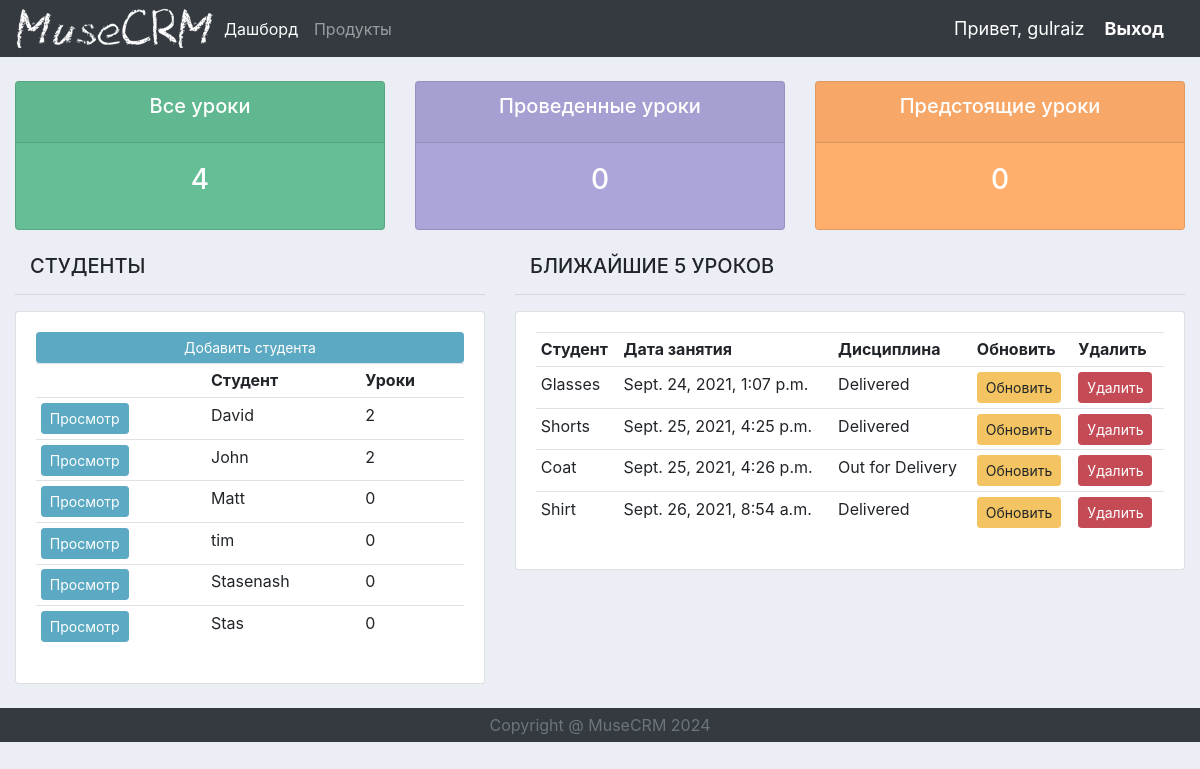
The app's page / (signed in) with its own data.
### accounts/models.py (models this page shows, shortened)
class Customer(models.Model):
    user = models.OneToOneField(User, blank=True, on_delete=models.CASCADE, null=True)
    name = models.CharField(max_length=200, null=True)
    phone = models.CharField(max_length=200, blank=True, null=True)
    email = models.CharField(max_length=200, blank=True, null=True)
    profile_pic = models.ImageField(default="placeholder2.png", blank=True, null=True)
    date_created = models.DateTimeField(auto_now_add=True, null=True)
    def orders(self):
        order_count = self.order_set.all().count()
        return str(order_count)

class Order(models.Model):
    STATUS = (
        ("Pending","Pending"),
        ("Out for Delivery","Out for Delivery"),
        ("Delivered","Delivered"),
    )
    customer = models.ForeignKey(Customer, null=True, on_delete=models.SET_NULL)
    product = models.ForeignKey(Product, null=True, on_delete=models.SET_NULL)
    date_created = models.DateTimeField(auto_now_add=True, null=True)
    status = models.CharField(max_length=200, null=True, choices=STATUS)
    note = models.CharField(max_length=1000, null=True)

class Product(models.Model):
    CATEGORY = (
        ("Sports","Sports"),
        ("Clothing","Clothing"),
    )
    name = models.CharField(max_length=200, null=True)
    price = models.FloatField(null=True)
    category = models.CharField(max_length=200, null=True, choices=CATEGORY)
    description = models.CharField(max_length=200, null=True, blank=True)
    date_created = models.DateTimeField(auto_now_add=True, null=True)
    tag = models.ManyToManyField(Tag)
    def __str__(self):
        return self.name

### accounts/decorators.py (the view)
    def wrapper_function(request, *args, **kwargs):
        group = None
        if request.user.groups.exists():
            group = request.user.groups.all()[0].name
        if group == "customer":
            return redirect("user")
        if group == "admin":
            return view_func(request, *args, **kwargs)

### accounts/views.py (called while the page is built)
@login_required(login_url='login')
@admin_only
def home(request):
    orders = Order.objects.all()
    total_orders = orders.count()
    orders_delivered = orders.filter(status="Доставлен").count()
    orders_pending = orders.filter(status="В процессе").count()
    customers = Customer.objects.all()
    total_customers = customers.count()
    context = {
        "orders":orders,
        "customers":customers,
        "total_orders":total_orders,
        "orders_delivered":orders_delivered,
        "orders_pending":orders_pending,
    }
    return render(request, "accounts/dashboard.html", context)

### accounts/templates/accounts/dashboard.html
{% extends "accounts/main.html" %}
{% block content %}
{% include "accounts/status.html" %}
<br>
<div class="row">
    <div class="col-md-5">
        <div class="col"><h5>СТУДЕНТЫ</h5></div>
        <hr>
        <div class="card card-body">
            <a class="btn btn-primary btn-sm btn-block" href="">Добавить студента</a>
            <table class="table table-sm">
                <tr>
                    <th></th>
                    <th>Студент</th>
                    <th>Уроки</th>
                </tr>
                {% for customer in customers %}
                    <tr>
                        <td><a class="btn btn-primary btn-sm" href="{% url 'customer' customer.id %}">Просмотр</a></td>
                        <td>{{ customer.name }}</td>
                        <td>{{ customer.orders }}</td>
                    </tr>
                {% endfor %}
            </table>
        </div>
    </div>
    <div class="col-md-7">
        <div class="col"><h5>БЛИЖАЙШИЕ 5 УРОКОВ</h5></div>
        <hr>
        <div class="card card-body">
            <table class="table table-sm">
                <tr>
                    <th>Студент</th>
                    <th>Дата занятия</th>
                    <th>Дисциплина</th>
                    <th>Обновить</th>
                    <th>Удалить</th>
                </tr>
                {% for order in orders %}
                    <tr>
                        <td>{{order.product}}</td>
                        <td>{{order.date_created}}</td>
                        <td>{{order.status}}</td>
                        <td><a class="btn btn-warning btn-sm" href="{% url 'update_order' order.id %}">Обновить</a></td>
                        <td><a class="btn btn-danger btn-sm" href="{% url 'delete_order' order.id %}">Удалить</a></td>
                    </tr>
                {% endfor %}
            </table>
        </div>
    </div>
</div>
{% endblock %}

### accounts/templates/accounts/main.html (shortened to what this page needs)
{% load static %}
<!DOCTYPE html>
<html lang="en">
  <head>
    <link rel="stylesheet" href="https://cdn.jsdelivr.net/npm/bootstrap@4.6.0/dist/css/bootstrap.min.css">
    <link rel="stylesheet" href="{% static './css/main.css' %}">
  </head>
  <body>
    {% include 'accounts/navbar.html' %}
    <div class="container-fluid">
      {% block content %}
      {% endblock content %}
    </div>
    <br>
	  {% include 'accounts/footer.html' %}
  </body>
</html>

### accounts/templates/accounts/navbar.html (shortened to what this page needs)
{% load static %}
<nav class="navbar navbar-expand-lg navbar-dark bg-dark">
  <img src="{% static './images/CRM.png' %}">
  <div class="collapse navbar-collapse" id="navbarNav">
    <ul class="navbar-nav">
      {% if request.user.is_staff %}
      <li class="nav-item active">
        <a class="nav-link" href="{% url 'home' %}">Дашборд</a>
      </li>
      <li class="nav-item">
        <a class="nav-link" href="{% url 'products' %}">Продукты</a>
      </li>
      {% else %}
      <li class="nav-item">
        <a class="settings nav-link" href="{% url 'account' %}">Настройки</a>
      </li>
      {% endif %}
    </ul>
  </div>
  <span class="hello-msg">Привет, {{request.user}}</span>
  <span class="hello-msg"><a class="logout" href="{% url 'logout' %}">Выход</a></span>
</nav>

### accounts/templates/accounts/status.html
<br>
<div class="row">
    <div class="col-md">
        <div class="card text-center text-white nb-3" id="total-orders">
            <div class="card-header">
                <h5 class="card-title">Все уроки</h5>
            </div>
            <div class="card-body">
                <h3 class="card-title">
                    {{total_orders}}
                </h3>
            </div>
        </div>
    </div>
    <div class="col-md">
        <div class="card text-center text-white nb-3" id="orders-delivered">
            <div class="card-header">
                <h5 class="card-title">Проведенные уроки</h5>
            </div>
            <div class="card-body">
                <h3 class="card-title">
                    {{orders_delivered}}
                </h3>
            </div>
        </div>
    </div>
    <div class="col-md">
        <div class="card text-center text-white nb-3" id="orders-pending">
            <div class="card-header">
                <h5 class="card-title">Предстоящие уроки</h5>
            </div>
            <div class="card-body">
                <h3 class="card-title">
                    {{orders_pending}}
                </h3>
            </div>
        </div>
    </div>
</div>

### accounts/templates/accounts/footer.html (shortened to what this page needs)
<footer class="footer text-center bg-dark">
    <div class="container">
        <span class="text-muted">Copyright @ MuseCRM 2024</span>
    </div>
</footer>

### static/css/main.css (style rules this page uses)
body { background-color: #ebeff5; }
#total-orders { background-color: #65be95; }
#orders-delivered { background-color: #aba5d9; }
#orders-pending { background-color: #ffae6c; }
.btn-primary { color: #fff; background-color: #5ba9c2; border-color: #5ba9c2; }
.btn-warning { color: #212529; background-color: #f3c461; border-color: #f3c461; }
.btn-danger { color: #fff; background-color: #c44b56; border-color: #c44b56; }

### accounts/templates/accounts/navbar.html (style rules this page uses)
.hello-msg { font-size: 18px; margin-right: 20px; color: white; }
.logout { font-weight: bold; color: white; }

### accounts/templates/accounts/footer.html (style rules this page uses)
footer.footer.text-center.bg-dark { padding: 5px; }

### records on screen
Customer: name "David", orders "2"
Customer: name "John", orders "2"
Customer: name "Matt", orders "0"
Customer: name "tim", orders "0"
Customer: name "Stasenash", orders "0"
Customer: name "Stas", orders "0"
Order: product "Glasses", date_created "Sept. 24, 2021, 1:07 p.m.", status "Delivered"
Order: product "Shorts", date_created "Sept. 25, 2021, 4:25 p.m.", status "Delivered"
Order: product "Coat", date_created "Sept. 25, 2021, 4:26 p.m.", status "Out for Delivery"
Order: product "Shirt", date_created "Sept. 26, 2021, 8:54 a.m.", status "Delivered"

### other values on screen
{{ request.user }} "gulraiz"
{{ total_orders }} "4"
{{ orders_delivered }} "0"
{{ orders_pending }} "0"
